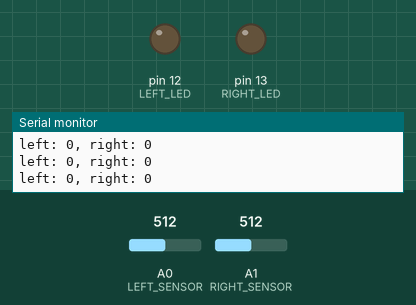
Recording of a sketch running on a simulated Arduino Uno, built with avr-gcc and run on an emulated ATmega328P. Shown: output pins drawn as LEDs (lit = HIGH), the last lines printed to the serial monitor. The test bench sets the inputs (shaded band); at power-on: A0 (LEFT_SENSOR) = 512, A1 (RIGHT_SENSOR) = 512.

Above: at 1.2 s.
1.3 s: A0 (LEFT_SENSOR) set to 789
4.3 s: A0 (LEFT_SENSOR) set to 808
At 5.4 s:
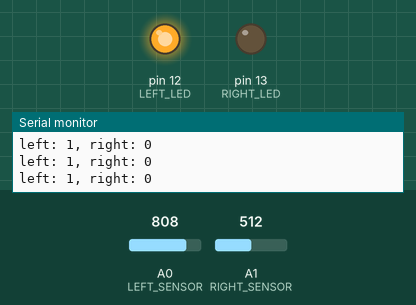
5.8 s: A1 (RIGHT_SENSOR) set to 782
7.3 s: A1 (RIGHT_SENSOR) set to 812
At 8.3 s:
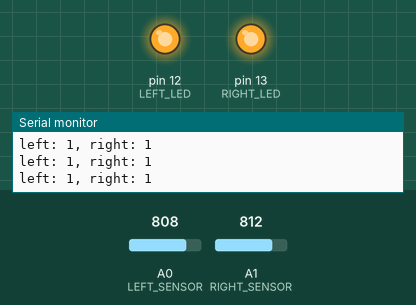
Timing chart, 0 to 9.8 s (numbered marks = the images above; inputs shaded):
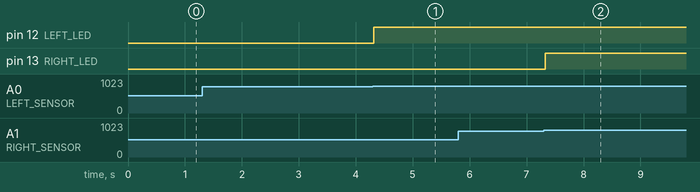

The sketch:

sensors.ino
```cpp
/*
 * PIR sensor tester
 * Source: https://learn.adafruit.com/pir-passive-infrared-proximity-motion-sensor/using-a-pir-w-arduino
 */

// define pins
#define LEFT_LED 12
#define RIGHT_LED 13
#define LEFT_SENSOR A0
#define RIGHT_SENSOR A1

// threshold of HIGH v. LOW
#define THRESHOLD 800

// Serial baud rate
#define BAUD_RATE 9600

// initialize values
int leftPirState = LOW;             // we start, assuming no motion detected
int rightPirState = LOW;            // we start, assuming no motion detected
int leftVal = 0;                    // variable for reading the pin status
int rightVal = 0;                   // variable for reading the pin status
bool leftHigh, rightHigh;

void setup() {
  pinMode(LEFT_LED, OUTPUT);      // declare LED as output
  pinMode(RIGHT_LED, OUTPUT);     // declare LED as output
  pinMode(LEFT_SENSOR, INPUT);     // declare sensor as input
  pinMode(RIGHT_SENSOR, INPUT);    // declare sensor as input

  // initialize serial monitor
  Serial.begin(BAUD_RATE);
}

void loop(){
  // read sensor input values
  leftVal = analogRead(LEFT_SENSOR);
  rightVal = analogRead(RIGHT_SENSOR);

  // True if the reading value is over a threshold
  leftHigh = leftVal >= THRESHOLD;
  rightHigh = rightVal >= THRESHOLD;

  // print sensor input values for debugging
  Serial.print("left: ");
  Serial.print(leftHigh);
  Serial.print(", right: ");
  Serial.println(rightHigh);

  if (leftHigh and rightHigh) {            // check if both inputs are HIGH
    digitalWrite(LEFT_LED, HIGH);   // turn LED ON
    digitalWrite(RIGHT_LED, HIGH);  // turn LED ON
//    Serial.println("both");
    if (leftPirState == LOW and rightPirState == LOW) {
      // we have just turned on
      Serial.println("Motion detected on LEFT and RIGHT!");
      // We only want to print on the output change, not state
      leftPirState = HIGH;
      rightPirState = HIGH;
    }
  } else if (leftHigh and not rightHigh) {            // check if left input is HIGH
    digitalWrite(LEFT_LED, HIGH);  // turn LED ON
//    Serial.println("left");
    if (leftPirState == LOW) {
      // we have just turned on
      Serial.println("Motion detected on LEFT!");
      // We only want to print on the output change, not state
      leftPirState = HIGH;
    }
  } else if (rightHigh and not leftHigh) {            // check if right input is HIGH
    digitalWrite(RIGHT_LED, HIGH);  // turn LED ON
//    Serial.println("right");
    if (rightPirState == LOW) {
      // we have just turned on
      Serial.println("Motion detected on RIGHT!");
      // We only want to print on the output change, not state
      rightPirState = HIGH;
    }
  } else if (not leftHigh and not rightHigh) {          // check if both inputs are LOW
    digitalWrite(LEFT_LED, LOW); // turn LED OFF
    digitalWrite(RIGHT_LED, LOW); // turn LED OFF
//    Serial.println("none");
    if (leftPirState == HIGH and rightPirState == HIGH){
      // we have just turned off
      Serial.println("Motion ended on LEFT and RIGHT!");
      // We only want to print on the output change, not state
      leftPirState = LOW;
      rightPirState = LOW;
    }
  }
}
```

Measured:
- the behaviour switches between 799 and 800 on A0 (LEFT_SENSOR) (found by bisection; images 0 and 1)
- the behaviour switches between 799 and 800 on A1 (RIGHT_SENSOR) (found by bisection; images 1 and 2)
- after the input at 4.3 s, pin 12 (LEFT_LED): LOW → HIGH at once
- after the input at 7.3 s, pin 13 (RIGHT_LED): LOW → HIGH at once
